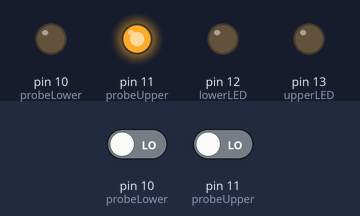
This sketch was run on a simulated Arduino Uno, built with avr-gcc and run on an emulated ATmega328P. Shown: output pins drawn as LEDs (lit = HIGH). The inputs (shaded band) are chosen by the test bench; at power-on: pin 10 (probeLower) LOW, pin 11 (probeUpper) LOW. What the sketch prints to the serial monitor is not drawn.

Above: at 1.2 s.
1.3 s: pin 10 (probeLower) driven HIGH
At 3.2 s:
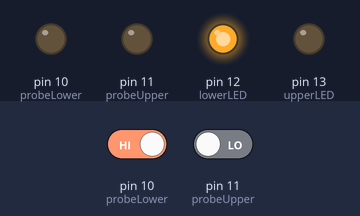
15.3 s: pin 10 (probeLower) driven LOW
At 26.3 s:
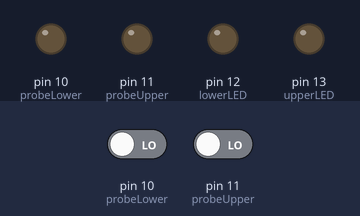
27.5 s: pin 10 (probeLower) driven HIGH and pin 11 (probeUpper) driven HIGH
At 39.0 s:
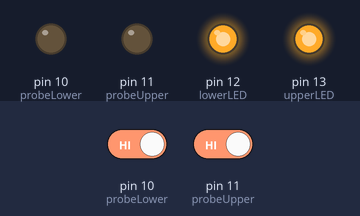
39.5 s: pin 11 (probeUpper) driven LOW
At 50.4 s:
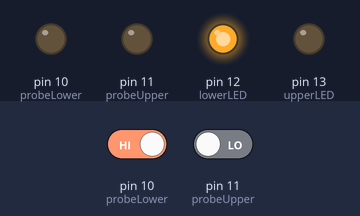
50.5 s: pin 11 (probeUpper) driven HIGH
At 61.3 s:
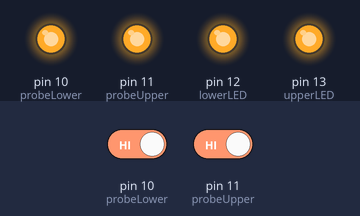
Timing chart, 0 to 63.5 s (numbered marks = the images above; inputs shaded):
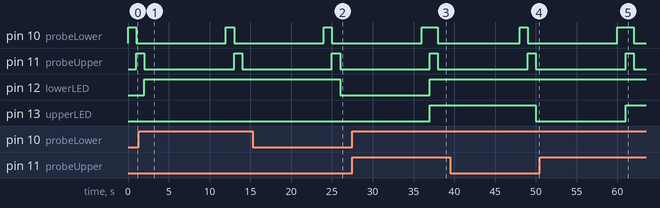

Measured:
- after the input at 1.3 s, pin 12 (lowerLED): LOW → HIGH after 0.70 s
- after the input at 15.3 s, pin 12 (lowerLED): HIGH → LOW after 10.7 s
- after the input at 27.5 s, pin 12 (lowerLED), pin 13 (upperLED): LOW → HIGH after 9.5 s
- after the input at 39.5 s, pin 13 (upperLED): HIGH → LOW after 10.5 s
- after the input at 50.5 s, pin 13 (upperLED): LOW → HIGH after 10.5 s

The sketch:

WLCTransmitter.ino
```cpp
#define TANK_ID 0x00

#define FULL true
#define EMPTY false

#define CHECKING_INTERVAL 10000

//PIN Assignment
const int probeLower = 10;  //Black wire of probe
const int probeUpper = 11;  //Red wire of probe with diode
const int lowerLED = 12;
const int upperLED = 13;

void setup()
{
  pinMode(probeLower, OUTPUT);
  pinMode(probeUpper, OUTPUT);

  pinMode(lowerLED, OUTPUT);
  pinMode(upperLED, OUTPUT);

  digitalWrite(probeUpper, LOW);
  digitalWrite(probeLower, LOW);

  digitalWrite(lowerLED, LOW);
  digitalWrite(upperLED, LOW);

  Serial.begin(9600);
}

void loop()
{
  char data = 0;
  //Check Upper Level of Lower Tank
  pinMode(probeUpper, INPUT);
  pinMode(probeLower, OUTPUT);

  digitalWrite(probeLower, HIGH);
  delay(1000);
  if(digitalRead(probeUpper) == HIGH)
    {
      //Tank is full. ie. both levels full
      digitalWrite(lowerLED, HIGH);
      digitalWrite(upperLED, HIGH);

      data = TANK_ID | 0x02;
      data = data + 48;
      Serial.print(data);
      //Depolarization
      pinMode(probeUpper, OUTPUT);
      pinMode(probeLower, INPUT);
      digitalWrite(probeUpper, HIGH);
      delay(1000);

      pinMode(probeLower, OUTPUT);
      digitalWrite(probeUpper, LOW);
      digitalWrite(probeLower, LOW);
    }
  else
    {
      //Check Lower Level of Tank
      digitalWrite(probeLower, LOW);
      pinMode(probeUpper, OUTPUT);
      pinMode(probeLower, INPUT);
      digitalWrite(probeUpper, HIGH);
      delay(1000);
      if(digitalRead(probeLower) == HIGH)
        {
          //Tank is half empty
          digitalWrite(lowerLED, HIGH);
          digitalWrite(upperLED, LOW);
          data = TANK_ID | 0x01;
          data = data + 48;
          Serial.print(data);
        }
      else
        {
          //Tank is empty
          digitalWrite(lowerLED, LOW);
          digitalWrite(upperLED, LOW);
          data = TANK_ID | 0x00;
          data = data + 48;
          Serial.print(data);
        }
      pinMode(probeLower, OUTPUT);
      digitalWrite(probeUpper, LOW);
      digitalWrite(probeLower, LOW);
    }
  delay(CHECKING_INTERVAL);
}
```
